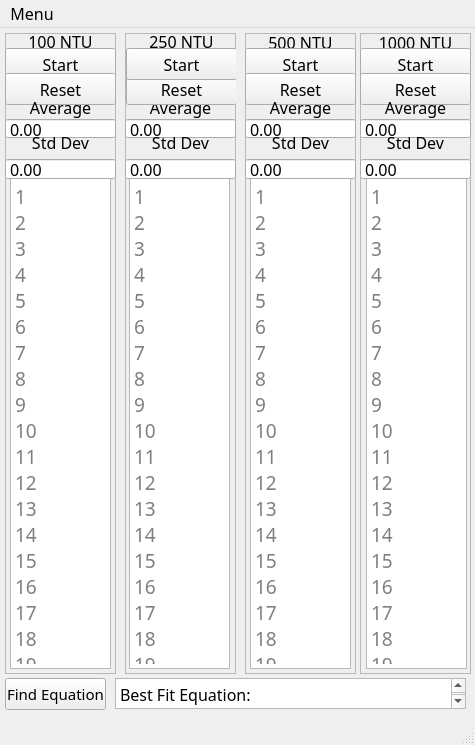
<?xml version="1.0" encoding="UTF-8"?>
<ui version="4.0">
 <class>MainWindow</class>
 <widget class="QMainWindow" name="MainWindow">
  <property name="geometry">
   <rect>
    <x>0</x>
    <y>0</y>
    <width>475</width>
    <height>745</height>
   </rect>
  </property>
  <property name="minimumSize">
   <size>
    <width>475</width>
    <height>745</height>
   </size>
  </property>
  <property name="maximumSize">
   <size>
    <width>475</width>
    <height>745</height>
   </size>
  </property>
  <property name="font">
   <font>
    <family>PT Mono</family>
    <pointsize>12</pointsize>
   </font>
  </property>
  <property name="windowTitle">
   <string>OBS Calibrartor</string>
  </property>
  <widget class="QWidget" name="centralwidget">
   <widget class="QFrame" name="ntu100Frame">
    <property name="geometry">
     <rect>
      <x>5</x>
      <y>5</y>
      <width>111</width>
      <height>641</height>
     </rect>
    </property>
    <property name="frameShape">
     <enum>QFrame::Shape::StyledPanel</enum>
    </property>
    <property name="frameShadow">
     <enum>QFrame::Shadow::Raised</enum>
    </property>
    <widget class="QLabel" name="ntu100Label">
     <property name="geometry">
      <rect>
       <x>0</x>
       <y>0</y>
       <width>111</width>
       <height>20</height>
      </rect>
     </property>
     <property name="font">
      <font>
       <family>PT Mono</family>
       <pointsize>12</pointsize>
      </font>
     </property>
     <property name="text">
      <string>100 NTU</string>
     </property>
     <property name="alignment">
      <set>Qt::AlignmentFlag::AlignBottom|Qt::AlignmentFlag::AlignHCenter</set>
     </property>
    </widget>
    <widget class="QPushButton" name="ntu100StartButton">
     <property name="geometry">
      <rect>
       <x>0</x>
       <y>15</y>
       <width>111</width>
       <height>32</height>
      </rect>
     </property>
     <property name="sizePolicy">
      <sizepolicy hsizetype="Fixed" vsizetype="Fixed">
       <horstretch>0</horstretch>
       <verstretch>0</verstretch>
      </sizepolicy>
     </property>
     <property name="minimumSize">
      <size>
       <width>111</width>
       <height>32</height>
      </size>
     </property>
     <property name="maximumSize">
      <size>
       <width>111</width>
       <height>32</height>
      </size>
     </property>
     <property name="styleSheet">
      <string notr="true"/>
     </property>
     <property name="text">
      <string>Start</string>
     </property>
    </widget>
    <widget class="QPushButton" name="ntu100ResetButton">
     <property name="geometry">
      <rect>
       <x>0</x>
       <y>40</y>
       <width>111</width>
       <height>32</height>
      </rect>
     </property>
     <property name="text">
      <string>Reset</string>
     </property>
    </widget>
    <widget class="QLabel" name="ntu100AverageLabel">
     <property name="geometry">
      <rect>
       <x>0</x>
       <y>65</y>
       <width>111</width>
       <height>21</height>
      </rect>
     </property>
     <property name="font">
      <font>
       <family>PT Mono</family>
       <pointsize>12</pointsize>
      </font>
     </property>
     <property name="text">
      <string>Average</string>
     </property>
     <property name="alignment">
      <set>Qt::AlignmentFlag::AlignBottom|Qt::AlignmentFlag::AlignHCenter</set>
     </property>
    </widget>
    <widget class="QDoubleSpinBox" name="ntu100AverageSpinBox">
     <property name="geometry">
      <rect>
       <x>0</x>
       <y>85</y>
       <width>111</width>
       <height>21</height>
      </rect>
     </property>
     <property name="readOnly">
      <bool>true</bool>
     </property>
     <property name="buttonSymbols">
      <enum>QAbstractSpinBox::ButtonSymbols::NoButtons</enum>
     </property>
     <property name="maximum">
      <double>65536.000000000000000</double>
     </property>
    </widget>
    <widget class="QTextEdit" name="ntu100TextEdit">
     <property name="geometry">
      <rect>
       <x>5</x>
       <y>145</y>
       <width>101</width>
       <height>491</height>
      </rect>
     </property>
     <property name="font">
      <font>
       <family>PT Mono</family>
       <pointsize>14</pointsize>
      </font>
     </property>
     <property name="lineWrapMode">
      <enum>QTextEdit::LineWrapMode::FixedColumnWidth</enum>
     </property>
     <property name="lineWrapColumnOrWidth">
      <number>10</number>
     </property>
     <property name="readOnly">
      <bool>true</bool>
     </property>
     <property name="markdown">
      <string/>
     </property>
     <property name="html">
      <string>&lt;!DOCTYPE HTML PUBLIC &quot;-//W3C//DTD HTML 4.0//EN&quot; &quot;http://www.w3.org/TR/REC-html40/strict.dtd&quot;&gt;
&lt;html&gt;&lt;head&gt;&lt;meta name=&quot;qrichtext&quot; content=&quot;1&quot; /&gt;&lt;meta charset=&quot;utf-8&quot; /&gt;&lt;style type=&quot;text/css&quot;&gt;
p, li { white-space: pre-wrap; }
hr { height: 1px; border-width: 0; }
li.unchecked::marker { content: &quot;\2610&quot;; }
li.checked::marker { content: &quot;\2612&quot;; }
&lt;/style&gt;&lt;/head&gt;&lt;body style=&quot; font-family:'PT Mono'; font-size:14pt; font-weight:400; font-style:normal;&quot;&gt;
&lt;p style=&quot;-qt-paragraph-type:empty; margin-top:0px; margin-bottom:0px; margin-left:0px; margin-right:0px; -qt-block-indent:0; text-indent:0px;&quot;&gt;&lt;br /&gt;&lt;/p&gt;&lt;/body&gt;&lt;/html&gt;</string>
     </property>
     <property name="placeholderText">
      <string>1                      2                      3                      4                      5                      6                      7                      8                      9                      10                      11                      12                      13                      14                      15                      16                      17                      18                      19                      20                      21                      22                      23                      24                      25                      26                      27                      28                      29                      30                     </string>
     </property>
    </widget>
    <widget class="QLabel" name="ntu100StdevLabel">
     <property name="geometry">
      <rect>
       <x>0</x>
       <y>100</y>
       <width>111</width>
       <height>21</height>
      </rect>
     </property>
     <property name="font">
      <font>
       <family>PT Mono</family>
       <pointsize>12</pointsize>
      </font>
     </property>
     <property name="text">
      <string>Std Dev</string>
     </property>
     <property name="alignment">
      <set>Qt::AlignmentFlag::AlignBottom|Qt::AlignmentFlag::AlignHCenter</set>
     </property>
    </widget>
    <widget class="QDoubleSpinBox" name="ntu100StdevSpinBox">
     <property name="geometry">
      <rect>
       <x>0</x>
       <y>125</y>
       <width>111</width>
       <height>22</height>
      </rect>
     </property>
     <property name="buttonSymbols">
      <enum>QAbstractSpinBox::ButtonSymbols::NoButtons</enum>
     </property>
     <property name="maximum">
      <double>65536.000000000000000</double>
     </property>
    </widget>
   </widget>
   <widget class="QFrame" name="ntu250Frame">
    <property name="geometry">
     <rect>
      <x>125</x>
      <y>5</y>
      <width>111</width>
      <height>641</height>
     </rect>
    </property>
    <property name="frameShape">
     <enum>QFrame::Shape::StyledPanel</enum>
    </property>
    <property name="frameShadow">
     <enum>QFrame::Shadow::Raised</enum>
    </property>
    <widget class="QTextEdit" name="ntu250TextEdit">
     <property name="geometry">
      <rect>
       <x>4</x>
       <y>145</y>
       <width>101</width>
       <height>491</height>
      </rect>
     </property>
     <property name="font">
      <font>
       <family>PT Mono</family>
       <pointsize>14</pointsize>
      </font>
     </property>
     <property name="lineWrapMode">
      <enum>QTextEdit::LineWrapMode::FixedColumnWidth</enum>
     </property>
     <property name="lineWrapColumnOrWidth">
      <number>10</number>
     </property>
     <property name="readOnly">
      <bool>true</bool>
     </property>
     <property name="placeholderText">
      <string>1                      2                      3                      4                      5                      6                      7                      8                      9                      10                      11                      12                      13                      14                      15                      16                      17                      18                      19                      20                      21                      22                      23                      24                      25                      26                      27                      28                      29                      30                     </string>
     </property>
    </widget>
    <widget class="QDoubleSpinBox" name="ntu250AverageSpinBox">
     <property name="geometry">
      <rect>
       <x>0</x>
       <y>85</y>
       <width>111</width>
       <height>21</height>
      </rect>
     </property>
     <property name="readOnly">
      <bool>true</bool>
     </property>
     <property name="buttonSymbols">
      <enum>QAbstractSpinBox::ButtonSymbols::NoButtons</enum>
     </property>
     <property name="maximum">
      <double>65536.000000000000000</double>
     </property>
    </widget>
    <widget class="QLabel" name="ntu250AverageLabel">
     <property name="geometry">
      <rect>
       <x>0</x>
       <y>65</y>
       <width>111</width>
       <height>21</height>
      </rect>
     </property>
     <property name="font">
      <font>
       <family>PT Mono</family>
       <pointsize>12</pointsize>
      </font>
     </property>
     <property name="text">
      <string>Average</string>
     </property>
     <property name="alignment">
      <set>Qt::AlignmentFlag::AlignBottom|Qt::AlignmentFlag::AlignHCenter</set>
     </property>
    </widget>
    <widget class="QPushButton" name="ntu250ResetButton">
     <property name="geometry">
      <rect>
       <x>1</x>
       <y>40</y>
       <width>111</width>
       <height>32</height>
      </rect>
     </property>
     <property name="text">
      <string>Reset</string>
     </property>
    </widget>
    <widget class="QPushButton" name="ntu250StartButton">
     <property name="geometry">
      <rect>
       <x>1</x>
       <y>15</y>
       <width>111</width>
       <height>32</height>
      </rect>
     </property>
     <property name="text">
      <string>Start</string>
     </property>
    </widget>
    <widget class="QLabel" name="ntu250Label">
     <property name="geometry">
      <rect>
       <x>1</x>
       <y>0</y>
       <width>111</width>
       <height>20</height>
      </rect>
     </property>
     <property name="font">
      <font>
       <family>PT Mono</family>
       <pointsize>12</pointsize>
      </font>
     </property>
     <property name="text">
      <string>250 NTU</string>
     </property>
     <property name="alignment">
      <set>Qt::AlignmentFlag::AlignBottom|Qt::AlignmentFlag::AlignHCenter</set>
     </property>
    </widget>
    <widget class="QLabel" name="ntu250StdevLabel">
     <property name="geometry">
      <rect>
       <x>0</x>
       <y>100</y>
       <width>111</width>
       <height>21</height>
      </rect>
     </property>
     <property name="font">
      <font>
       <family>PT Mono</family>
       <pointsize>12</pointsize>
      </font>
     </property>
     <property name="text">
      <string>Std Dev</string>
     </property>
     <property name="alignment">
      <set>Qt::AlignmentFlag::AlignBottom|Qt::AlignmentFlag::AlignHCenter</set>
     </property>
    </widget>
    <widget class="QDoubleSpinBox" name="ntu250StdevSpinBox">
     <property name="geometry">
      <rect>
       <x>0</x>
       <y>125</y>
       <width>111</width>
       <height>22</height>
      </rect>
     </property>
     <property name="buttonSymbols">
      <enum>QAbstractSpinBox::ButtonSymbols::NoButtons</enum>
     </property>
     <property name="maximum">
      <double>65536.000000000000000</double>
     </property>
    </widget>
   </widget>
   <widget class="QFrame" name="ntu50Frame">
    <property name="geometry">
     <rect>
      <x>245</x>
      <y>5</y>
      <width>111</width>
      <height>641</height>
     </rect>
    </property>
    <property name="frameShape">
     <enum>QFrame::Shape::StyledPanel</enum>
    </property>
    <property name="frameShadow">
     <enum>QFrame::Shadow::Raised</enum>
    </property>
    <widget class="QLabel" name="ntu500Label">
     <property name="geometry">
      <rect>
       <x>0</x>
       <y>0</y>
       <width>111</width>
       <height>21</height>
      </rect>
     </property>
     <property name="font">
      <font>
       <family>PT Mono</family>
       <pointsize>12</pointsize>
      </font>
     </property>
     <property name="text">
      <string>500 NTU</string>
     </property>
     <property name="alignment">
      <set>Qt::AlignmentFlag::AlignBottom|Qt::AlignmentFlag::AlignHCenter</set>
     </property>
    </widget>
    <widget class="QPushButton" name="ntu500StartButton">
     <property name="geometry">
      <rect>
       <x>0</x>
       <y>15</y>
       <width>111</width>
       <height>32</height>
      </rect>
     </property>
     <property name="text">
      <string>Start</string>
     </property>
    </widget>
    <widget class="QPushButton" name="ntu500ResetButton">
     <property name="geometry">
      <rect>
       <x>0</x>
       <y>40</y>
       <width>111</width>
       <height>32</height>
      </rect>
     </property>
     <property name="text">
      <string>Reset</string>
     </property>
    </widget>
    <widget class="QLabel" name="ntu500AverageLabel">
     <property name="geometry">
      <rect>
       <x>0</x>
       <y>65</y>
       <width>111</width>
       <height>21</height>
      </rect>
     </property>
     <property name="font">
      <font>
       <family>PT Mono</family>
       <pointsize>12</pointsize>
      </font>
     </property>
     <property name="text">
      <string>Average</string>
     </property>
     <property name="alignment">
      <set>Qt::AlignmentFlag::AlignBottom|Qt::AlignmentFlag::AlignHCenter</set>
     </property>
    </widget>
    <widget class="QDoubleSpinBox" name="ntu500AverageSpinBox">
     <property name="geometry">
      <rect>
       <x>0</x>
       <y>85</y>
       <width>111</width>
       <height>21</height>
      </rect>
     </property>
     <property name="readOnly">
      <bool>true</bool>
     </property>
     <property name="buttonSymbols">
      <enum>QAbstractSpinBox::ButtonSymbols::NoButtons</enum>
     </property>
     <property name="maximum">
      <double>65536.000000000000000</double>
     </property>
    </widget>
    <widget class="QTextEdit" name="ntu500TextEdit">
     <property name="geometry">
      <rect>
       <x>5</x>
       <y>145</y>
       <width>101</width>
       <height>491</height>
      </rect>
     </property>
     <property name="font">
      <font>
       <family>PT Mono</family>
       <pointsize>14</pointsize>
      </font>
     </property>
     <property name="lineWrapMode">
      <enum>QTextEdit::LineWrapMode::FixedColumnWidth</enum>
     </property>
     <property name="lineWrapColumnOrWidth">
      <number>10</number>
     </property>
     <property name="readOnly">
      <bool>true</bool>
     </property>
     <property name="placeholderText">
      <string>1                      2                      3                      4                      5                      6                      7                      8                      9                      10                      11                      12                      13                      14                      15                      16                      17                      18                      19                      20                      21                      22                      23                      24                      25                      26                      27                      28                      29                      30                     </string>
     </property>
    </widget>
    <widget class="QLabel" name="ntu500StdevLabel">
     <property name="geometry">
      <rect>
       <x>0</x>
       <y>100</y>
       <width>111</width>
       <height>21</height>
      </rect>
     </property>
     <property name="font">
      <font>
       <family>PT Mono</family>
       <pointsize>12</pointsize>
      </font>
     </property>
     <property name="text">
      <string>Std Dev</string>
     </property>
     <property name="alignment">
      <set>Qt::AlignmentFlag::AlignBottom|Qt::AlignmentFlag::AlignHCenter</set>
     </property>
    </widget>
    <widget class="QDoubleSpinBox" name="ntu500StdevSpinBox">
     <property name="geometry">
      <rect>
       <x>0</x>
       <y>125</y>
       <width>111</width>
       <height>22</height>
      </rect>
     </property>
     <property name="buttonSymbols">
      <enum>QAbstractSpinBox::ButtonSymbols::NoButtons</enum>
     </property>
     <property name="maximum">
      <double>65536.000000000000000</double>
     </property>
    </widget>
   </widget>
   <widget class="QFrame" name="ntu1000Frame">
    <property name="geometry">
     <rect>
      <x>360</x>
      <y>5</y>
      <width>111</width>
      <height>641</height>
     </rect>
    </property>
    <property name="frameShape">
     <enum>QFrame::Shape::StyledPanel</enum>
    </property>
    <property name="frameShadow">
     <enum>QFrame::Shadow::Raised</enum>
    </property>
    <widget class="QLabel" name="ntu1000Label">
     <property name="geometry">
      <rect>
       <x>0</x>
       <y>0</y>
       <width>111</width>
       <height>21</height>
      </rect>
     </property>
     <property name="font">
      <font>
       <family>PT Mono</family>
       <pointsize>12</pointsize>
      </font>
     </property>
     <property name="text">
      <string>1000 NTU</string>
     </property>
     <property name="alignment">
      <set>Qt::AlignmentFlag::AlignBottom|Qt::AlignmentFlag::AlignHCenter</set>
     </property>
    </widget>
    <widget class="QPushButton" name="ntu1000StartButton">
     <property name="geometry">
      <rect>
       <x>0</x>
       <y>15</y>
       <width>111</width>
       <height>32</height>
      </rect>
     </property>
     <property name="text">
      <string>Start</string>
     </property>
    </widget>
    <widget class="QPushButton" name="ntu1000ResetButton">
     <property name="geometry">
      <rect>
       <x>0</x>
       <y>40</y>
       <width>111</width>
       <height>32</height>
      </rect>
     </property>
     <property name="text">
      <string>Reset</string>
     </property>
    </widget>
    <widget class="QLabel" name="ntu1000AverageLabel">
     <property name="geometry">
      <rect>
       <x>0</x>
       <y>65</y>
       <width>111</width>
       <height>21</height>
      </rect>
     </property>
     <property name="font">
      <font>
       <family>PT Mono</family>
       <pointsize>12</pointsize>
      </font>
     </property>
     <property name="text">
      <string>Average</string>
     </property>
     <property name="alignment">
      <set>Qt::AlignmentFlag::AlignBottom|Qt::AlignmentFlag::AlignHCenter</set>
     </property>
    </widget>
    <widget class="QDoubleSpinBox" name="ntu1000AverageSpinBox">
     <property name="geometry">
      <rect>
       <x>0</x>
       <y>85</y>
       <width>111</width>
       <height>21</height>
      </rect>
     </property>
     <property name="readOnly">
      <bool>true</bool>
     </property>
     <property name="buttonSymbols">
      <enum>QAbstractSpinBox::ButtonSymbols::NoButtons</enum>
     </property>
     <property name="maximum">
      <double>65536.000000000000000</double>
     </property>
    </widget>
    <widget class="QTextEdit" name="ntu1000TextEdit">
     <property name="geometry">
      <rect>
       <x>6</x>
       <y>145</y>
       <width>101</width>
       <height>491</height>
      </rect>
     </property>
     <property name="font">
      <font>
       <family>PT Mono</family>
       <pointsize>14</pointsize>
      </font>
     </property>
     <property name="lineWrapMode">
      <enum>QTextEdit::LineWrapMode::FixedColumnWidth</enum>
     </property>
     <property name="lineWrapColumnOrWidth">
      <number>10</number>
     </property>
     <property name="readOnly">
      <bool>true</bool>
     </property>
     <property name="placeholderText">
      <string>1                      2                      3                      4                      5                      6                      7                      8                      9                      10                      11                      12                      13                      14                      15                      16                      17                      18                      19                      20                      21                      22                      23                      24                      25                      26                      27                      28                      29                      30                     </string>
     </property>
    </widget>
    <widget class="QLabel" name="ntu1000StdevLabel">
     <property name="geometry">
      <rect>
       <x>0</x>
       <y>100</y>
       <width>111</width>
       <height>21</height>
      </rect>
     </property>
     <property name="font">
      <font>
       <family>PT Mono</family>
       <pointsize>12</pointsize>
      </font>
     </property>
     <property name="text">
      <string>Std Dev</string>
     </property>
     <property name="alignment">
      <set>Qt::AlignmentFlag::AlignBottom|Qt::AlignmentFlag::AlignHCenter</set>
     </property>
    </widget>
    <widget class="QDoubleSpinBox" name="ntu1000StdevSpinBox">
     <property name="geometry">
      <rect>
       <x>0</x>
       <y>125</y>
       <width>111</width>
       <height>22</height>
      </rect>
     </property>
     <property name="buttonSymbols">
      <enum>QAbstractSpinBox::ButtonSymbols::NoButtons</enum>
     </property>
     <property name="maximum">
      <double>65536.000000000000000</double>
     </property>
    </widget>
   </widget>
   <widget class="QPushButton" name="findEquationButton">
    <property name="geometry">
     <rect>
      <x>5</x>
      <y>650</y>
      <width>101</width>
      <height>32</height>
     </rect>
    </property>
    <property name="font">
     <font>
      <family>PT Mono</family>
      <pointsize>11</pointsize>
     </font>
    </property>
    <property name="text">
     <string>Find Equation</string>
    </property>
   </widget>
   <widget class="QTextEdit" name="textEdit">
    <property name="geometry">
     <rect>
      <x>115</x>
      <y>650</y>
      <width>351</width>
      <height>31</height>
     </rect>
    </property>
    <property name="html">
     <string>&lt;!DOCTYPE HTML PUBLIC &quot;-//W3C//DTD HTML 4.0//EN&quot; &quot;http://www.w3.org/TR/REC-html40/strict.dtd&quot;&gt;
&lt;html&gt;&lt;head&gt;&lt;meta name=&quot;qrichtext&quot; content=&quot;1&quot; /&gt;&lt;meta charset=&quot;utf-8&quot; /&gt;&lt;style type=&quot;text/css&quot;&gt;
p, li { white-space: pre-wrap; }
hr { height: 1px; border-width: 0; }
li.unchecked::marker { content: &quot;\2610&quot;; }
li.checked::marker { content: &quot;\2612&quot;; }
&lt;/style&gt;&lt;/head&gt;&lt;body style=&quot; font-family:'PT Mono'; font-size:12pt; font-weight:400; font-style:normal;&quot;&gt;
&lt;p style=&quot; margin-top:0px; margin-bottom:0px; margin-left:0px; margin-right:0px; -qt-block-indent:0; text-indent:0px;&quot;&gt;Best Fit Equation:&lt;/p&gt;&lt;/body&gt;&lt;/html&gt;</string>
    </property>
   </widget>
  </widget>
  <widget class="QMenuBar" name="menubar">
   <property name="geometry">
    <rect>
     <x>0</x>
     <y>0</y>
     <width>475</width>
     <height>37</height>
    </rect>
   </property>
   <property name="nativeMenuBar">
    <bool>false</bool>
   </property>
   <widget class="QMenu" name="menuMenu">
    <property name="title">
     <string>Menu</string>
    </property>
    <addaction name="actionReset"/>
    <addaction name="separator"/>
    <addaction name="actionHow_To_UseThisTool"/>
   </widget>
   <addaction name="menuMenu"/>
  </widget>
  <widget class="QStatusBar" name="statusbar"/>
  <action name="actionReset">
   <property name="text">
    <string>Reset</string>
   </property>
  </action>
  <action name="actionHow_To_UseThisTool">
   <property name="text">
    <string>How To UseThisTool</string>
   </property>
  </action>
 </widget>
 <resources/>
 <connections/>
 <designerdata>
  <property name="gridDeltaX">
   <number>5</number>
  </property>
  <property name="gridDeltaY">
   <number>5</number>
  </property>
  <property name="gridSnapX">
   <bool>true</bool>
  </property>
  <property name="gridSnapY">
   <bool>true</bool>
  </property>
  <property name="gridVisible">
   <bool>true</bool>
  </property>
 </designerdata>
</ui>
